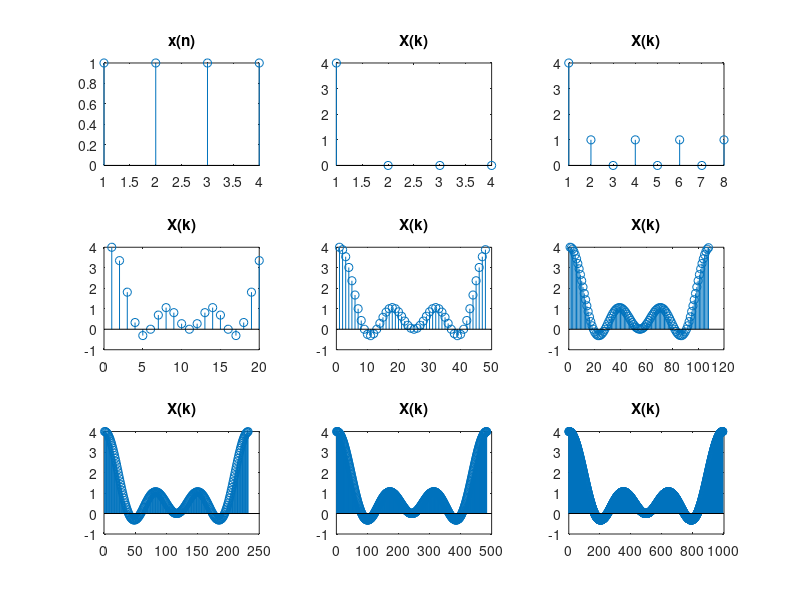

Source code (MATLAB):
% Pankaj Chaudhari
% 107
clc
close all
clear all
x = [1 1 1 1]
L = length(x);
subplot(3,3,1)
stem(x);
title("x(n)")
for i = 2:1:9
    N = 2^i;
%     if N > L
         x = [x zeros(1,N-L)];
%     elseif N < L
%        x = x(1:N);
%     end
%     w = exp(-j*2*pi/N);
%     n = [0:1:(N-1)];
%     k = [0:1:(N-1)];
%     nk = n'*k;
%     w = w.^nk;
%     %disp("N point DFT")
%     X = w.*x;
    X = fft(x);
    a = abs(X);
    subplot(3,3,i)
    stem(X)
    title("X(k)")    
end
